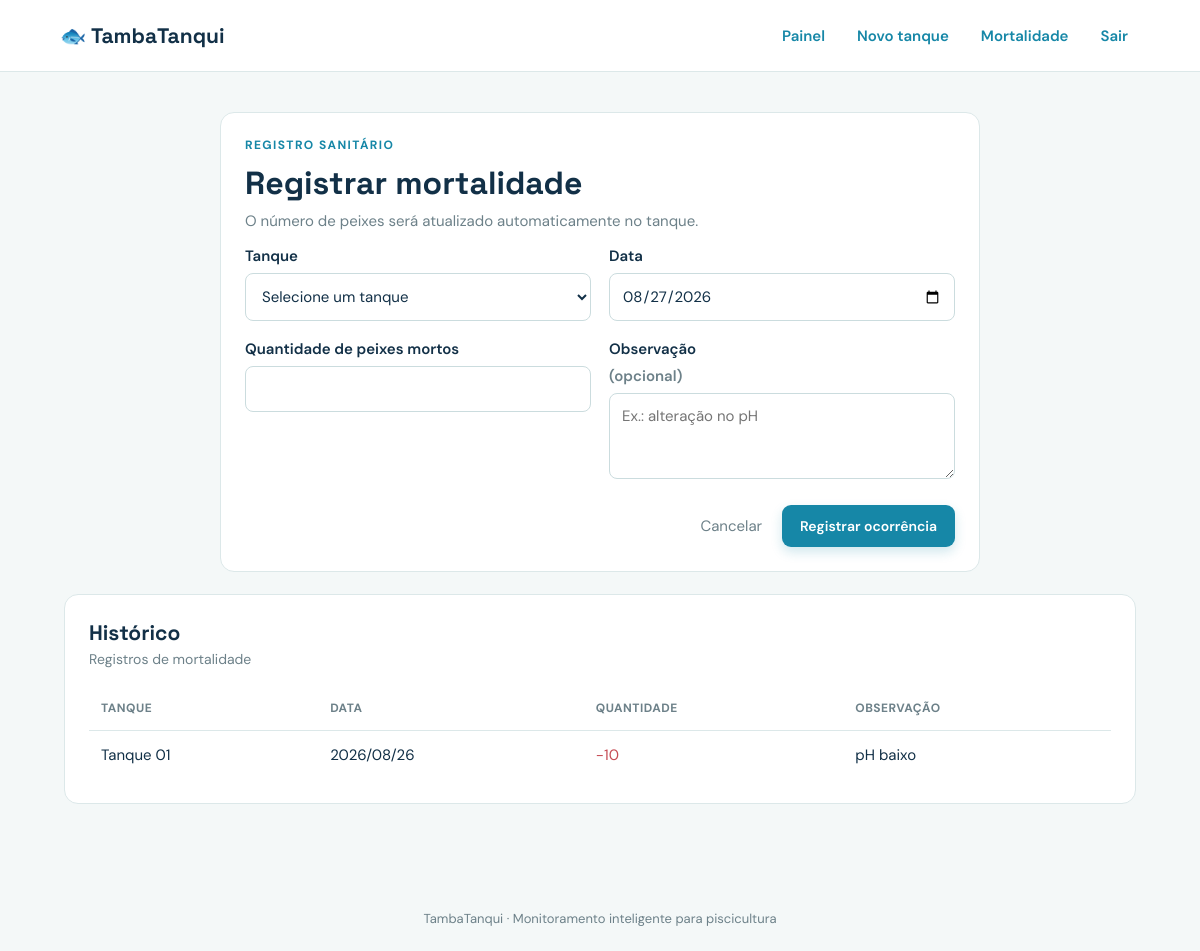
The page /mortalidade (signed in) on the database its author committed.
### tables this page shows
CREATE TABLE mortalidades (
        id INTEGER PRIMARY KEY AUTOINCREMENT, tanque_id INTEGER NOT NULL,
        data TEXT NOT NULL, quantidade INTEGER NOT NULL,
        observacao TEXT DEFAULT '',
        FOREIGN KEY (tanque_id) REFERENCES tanques(id) ON DELETE CASCADE);

CREATE TABLE tanques (
            id INTEGER PRIMARY KEY AUTOINCREMENT,
            nome TEXT NOT NULL,
            capacidade REAL NOT NULL,
            especie TEXT NOT NULL,
            data_cadastro TEXT NOT NULL,
            quantidade_inicial INTEGER NOT NULL,
            quantidade_atual INTEGER NOT NULL
        );

### app.py (the view, shortened to what this page needs)
@app.route("/mortalidade", methods=["GET", "POST"])
@login_required
def mortalidade():
    db = get_db()
    tanques = db.execute("SELECT id, nome FROM tanques ORDER BY nome").fetchall()
    registros = db.execute("""SELECT m.*, t.nome AS tanque_nome FROM mortalidades m
        JOIN tanques t ON t.id = m.tanque_id ORDER BY m.data DESC, m.id DESC""").fetchall()
    return render_template("mortalidade.html", tanques=tanques, registros=registros)

### app.py (called while the page is built)
def get_db():
    if "db" not in g:
        g.db = sqlite3.connect(DATABASE)
        g.db.row_factory = sqlite3.Row
    return g.db

@app.context_processor
def template_globals():
    return {"today": date.today().isoformat(), "usuario": session.get("usuario")}

def login_required(view):
    @wraps(view)
    def wrapped_view(*args, **kwargs):
        if "usuario_id" not in session:
            flash("Entre na sua conta para acessar o painel.", "error")
            return redirect(url_for("login", next=request.path))
        return view(*args, **kwargs)
    return wrapped_view

### templates/mortalidade.html
{% extends 'base.html' %}{% block title %}Mortalidade · TambaTanqui{% endblock %}{% block content %}<div class="form-card card"><p class="eyebrow">REGISTRO SANITÁRIO</p><h1>Registrar mortalidade</h1><p class="muted">O número de peixes será atualizado automaticamente no tanque.</p>{% if tanques %}<form method="post" class="grid-form"><label>Tanque<select name="tanque_id" required><option value="">Selecione um tanque</option>{% for tanque in tanques %}<option value="{{ tanque.id }}">{{ tanque.nome }}</option>{% endfor %}</select></label><label>Data<input type="date" name="data" value="{{ today }}" required></label><label>Quantidade de peixes mortos<input type="number" name="quantidade" min="1" required></label><label>Observação <span class="muted">(opcional)</span><textarea name="observacao" rows="3" placeholder="Ex.: alteração no pH"></textarea></label><div class="form-actions"><a href="{{ url_for('index') }}">Cancelar</a><button class="button" type="submit">Registrar ocorrência</button></div></form>{% else %}<div class="empty"><p>Cadastre um tanque antes de registrar uma ocorrência.</p><a class="button" href="{{ url_for('cadastrar_tanque') }}">Cadastrar tanque</a></div>{% endif %}</div><section class="card"><div class="section-heading"><div><h2>Histórico</h2><p>Registros de mortalidade</p></div></div>{% if registros %}<div class="table-wrap"><table><thead><tr><th>Tanque</th><th>Data</th><th>Quantidade</th><th>Observação</th></tr></thead><tbody>{% for registro in registros %}<tr><td>{{ registro.tanque_nome }}</td><td>{{ registro.data|replace('-', '/') }}</td><td class="danger-text">-{{ registro.quantidade }}</td><td>{{ registro.observacao or '—' }}</td></tr>{% endfor %}</tbody></table></div>{% else %}<p class="muted">Nenhuma ocorrência registrada.</p>{% endif %}</section>{% endblock %}

### static/style.css (style rules this page uses)
:root { --navy:#123047;--blue:#1687a7;--cyan:#dff5f5;--bg:#f4f8f8;--muted:#6d8189;--line:#dce8e9;--red:#c64d55;--green:#278567 }
* { box-sizing:border-box }
body { margin:0;background:var(--bg);color:var(--navy);font:15px 'DM Sans',sans-serif }
h1,h2,p { margin-top:0 }
h1,h2,.brand { font-family:'Space Grotesk',sans-serif }
h1 { font-size:32px;margin-bottom:8px }
h2 { font-size:21px;margin-bottom:4px }
.hero p:not(.eyebrow),.muted,.section-heading p { color:var(--muted) }
.eyebrow { color:var(--blue);font-size:12px;font-weight:700;letter-spacing:1.4px;margin-bottom:10px }
.button { display:inline-block;background:var(--blue);color:white;border:0;border-radius:9px;padding:12px 18px;font:600 14px 'DM Sans';text-decoration:none;cursor:pointer;box-shadow:0 5px 12px #1687a733 }
.stats div,.card { background:#fff;border:1px solid var(--line);border-radius:14px }
.card { padding:24px;margin-bottom:22px }
.section-heading { display:flex;justify-content:space-between;align-items:center;margin-bottom:18px }
.section-heading p { margin:0;font-size:14px }
.table-wrap { overflow-x:auto }
table { width:100%;border-collapse:collapse }
th,td { text-align:left;padding:14px 12px;border-bottom:1px solid var(--line);white-space:nowrap }
th { color:var(--muted);font-size:12px;text-transform:uppercase;letter-spacing:.5px }
tr:last-child td { border-bottom:0 }
.danger,.danger-text { color:var(--red) }
.form-card { max-width:760px;margin:0 auto 22px }
.grid-form { display:grid;grid-template-columns:1fr 1fr;gap:18px }
label { display:flex;flex-direction:column;gap:7px;font-weight:600 }
input,select,textarea { width:100%;border:1px solid #cbdcde;border-radius:8px;padding:12px;background:#fff;color:var(--navy);font:15px 'DM Sans' }
textarea { resize:vertical }
.form-actions { grid-column:1/-1;display:flex;justify-content:flex-end;align-items:center;gap:20px;margin-top:8px }
.form-actions a { color:var(--muted);text-decoration:none }

### rows shown on the page
mortalidades: tanque_nome "Tanque 01", data "2026/08/26", quantidade "10", observacao "pH baixo"
